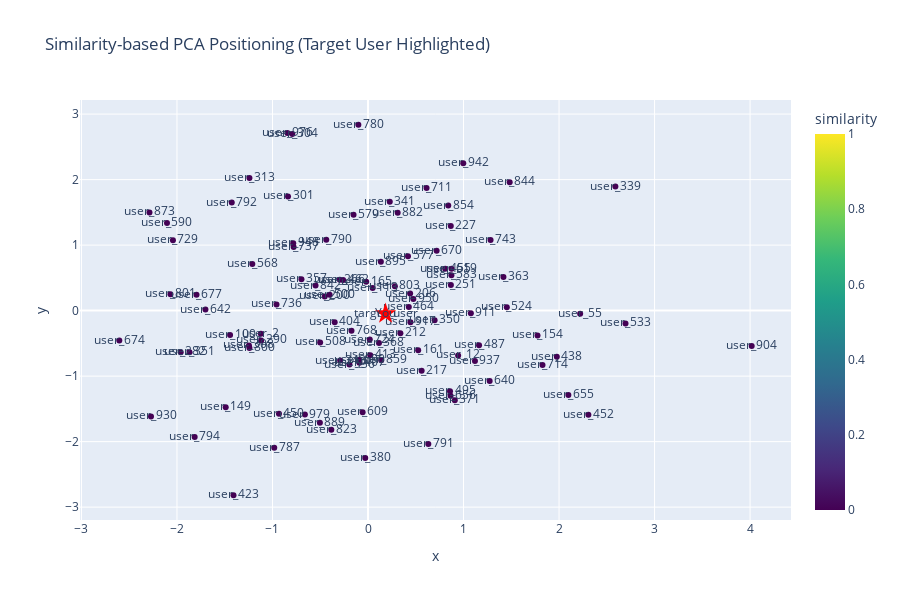

Notebook code cell kept with this figure:
### Code cell
import pandas as pd
import numpy as np
from sklearn.preprocessing import StandardScaler
from sklearn.metrics.pairwise import cosine_similarity
from sklearn.decomposition import PCA
import plotly.express as px

# 예시 데이터 생성
np.random.seed(0)
sample_size = 1000
feature_names = [
    "KDA",
    "cs_per_min",
    "gold_per_min",
    "xp_per_min",
    "damage_per_min",
    "damage_taken_per_min",
    "ka_per_min",
    "damage_efficiency",
    "survivability",
    "healthregen_per_min",
    "offensive_score",
    "defensive_score",
    "magic_score",
    "total_vamp",
    "haste_score",
    "wards_placed_per_min",
    "wards_killed_per_min",
    "vision_score_est",
]
X_full = pd.DataFrame(
    np.random.rand(sample_size, len(feature_names)), columns=feature_names
)
X_full["puuid"] = ["user_" + str(i) for i in range(sample_size)]

# 기준 유저 생성 (평균 기반)
target_puuid = "target_user"
X_target = pd.DataFrame(X_full[feature_names].mean()).T
X_target["puuid"] = target_puuid

# 전체 병합
X_all = pd.concat([X_full, X_target], ignore_index=True)

# 정규화
scaler = StandardScaler()
X_scaled = scaler.fit_transform(X_all[feature_names])

# 유사도 계산
similarities = cosine_similarity(X_scaled[-1].reshape(1, -1), X_scaled[:-1])[0]
X_full["similarity"] = similarities

# 유사도 Top 100명 추출
top_similar = X_full.sort_values("similarity", ascending=False).head(100).copy()

# PCA 변환
X_vis_scaled = scaler.transform(top_similar[feature_names])
pca = PCA(n_components=2)
X_pca = pca.fit_transform(X_vis_scaled)
top_similar["x"] = X_pca[:, 0]
top_similar["y"] = X_pca[:, 1]

# 기준 유저 위치
target_scaled = scaler.transform(X_target[feature_names])
target_pca = pca.transform(target_scaled)
target_df = pd.DataFrame(
    {
        "puuid": [target_puuid],
        "x": [target_pca[0, 0]],
        "y": [target_pca[0, 1]],
        "similarity": [1.0],
    }
)

# 병합
plot_df = pd.concat(
    [top_similar[["puuid", "x", "y", "similarity"]], target_df], ignore_index=True
)

# Plotly 시각화
fig = px.scatter(
    plot_df,
    x="x",
    y="y",
    color="similarity",
    hover_data=["puuid", "similarity"],
    text="puuid",
    color_continuous_scale="Viridis",
    title="Similarity-based PCA Positioning (Target User Highlighted)",
)

# 기준 유저 강조
target_trace = px.scatter(
    target_df, x="x", y="y", hover_data=["similarity"], text=["You"]
)
target_trace.update_traces(marker=dict(size=16, color="red", symbol="star"))
fig.add_trace(target_trace.data[0])
fig.update_layout(height=600, width=900)
fig.show()

### Figure 1 — Plotly figure (JSON) as saved in the notebook; plotly's stock layout.template omitted (floating-point values rounded to 4 significant figures; data arrays with more than 128 entries replaced by an {"elided": "..."} marker saying what was removed)
{"data": [{"customdata": {"elided": "101x2 mixed values"}, "hovertemplate": "x=%{x}<br>y=%{y}<br>puuid=%{customdata[0]}<br>similarity=%{marker.color}<extra></extra>", "legendgroup": "", "marker": {"color": [1.038e-16, 9.128e-17, 8.779e-17, 8.651e-17, 8.61e-17, 8.534e-17, 8.454e-17, 8.238e-17, 8.138e-17, 8.134e-17, 8.063e-17, 8.009e-17, 7.901e-17, 7.84e-17, 7.84e-17, 7.731e-17, 7.616e-17, 7.616e-17, 7.54e-17, 7.527e-17, 7.504e-17, 7.459e-17, 7.414e-17, 7.363e-17, 7.349e-17, 7.337e-17, 7.333e-17, 7.305e-17, 7.295e-17, 7.188e-17, 7.18e-17, 7.068e-17, 7.052e-17, 7.049e-17, 7.043e-17, 7.024e-17, 7.011e-17, 6.998e-17, 6.989e-17, 6.961e-17, 6.954e-17, 6.952e-17, 6.937e-17, 6.933e-17, 6.929e-17, 6.914e-17, 6.913e-17, 6.881e-17, 6.874e-17, 6.864e-17, 6.853e-17, 6.838e-17, 6.831e-17, 6.788e-17, 6.782e-17, 6.752e-17, 6.75e-17, 6.739e-17, 6.735e-17, 6.733e-17, 6.702e-17, 6.673e-17, 6.668e-17, 6.662e-17, 6.66e-17, 6.652e-17, 6.628e-17, 6.585e-17, 6.583e-17, 6.545e-17, 6.541e-17, 6.54e-17, 6.536e-17, 6.533e-17, 6.52e-17, 6.52e-17, 6.482e-17, 6.437e-17, 6.437e-17, 6.432e-17, 6.427e-17, 6.414e-17, 6.403e-17, 6.395e-17, 6.391e-17, 6.376e-17, 6.372e-17, 6.348e-17, 6.328e-17, 6.328e-17, 6.288e-17, 6.28e-17, 6.275e-17, 6.242e-17, 6.202e-17, 6.19e-17, 6.178e-17, 6.176e-17, 6.175e-17, 6.16e-17, 1], "coloraxis": "coloraxis", "symbol": "circle"}, "mode": "markers+text", "name": "", "orientation": "v", "showlegend": false, "text": ["user_357", "user_736", "user_450", "user_656", "user_462", "user_413", "user_790", "user_948", "user_467", "user_768", "user_200", "user_854", "user_590", "user_227", "user_165", "user_577", "user_642", "user_455", "user_149", "user_640", "user_301", "user_942", "user_801", "user_350", "user_380", "user_508", "user_12", "user_290", "user_212", "user_729", "user_304", "user_737", "user_917", "user_266", "user_743", "user_619", "user_674", "user_579", "user_308", "user_979", "user_533", "user_950", "user_423", "user_154", "user_371", "user_803", "user_452", "user_911", "user_368", "user_930", "user_100", "user_343", "user_55", "user_487", "user_711", "user_889", "user_800", "user_500", "user_714", "user_282", "user_2", "user_873", "user_882", "user_206", "user_794", "user_895", "user_690", "user_363", "user_842", "user_791", "user_524", "user_792", "user_339", "user_655", "user_823", "user_859", "user_438", "user_609", "user_844", "user_404", "user_780", "user_251", "user_568", "user_161", "user_976", "user_113", "user_670", "user_217", "user_464", "user_904", "user_351", "user_724", "user_313", "user_341", "user_536", "user_937", "user_677", "user_787", "user_495", "user_583", "target_user"], "type": "scatter", "x": [-0.6967, -0.958, -0.9321, 0.8641, -0.2606, 0.02389, -0.437, -0.783, -0.09003, -0.1728, -0.4535, 0.8402, -2.105, 0.8667, -0.01898, 0.4186, -1.702, 0.808, -1.49, 1.274, -0.8374, 0.9974, -2.068, 0.6971, -0.0287, -0.501, 0.9434, -1.119, 0.339, -2.042, -0.7919, -0.7788, 0.444, -0.2955, 1.283, 0.8747, -2.604, -0.1515, -1.246, -0.6606, 2.696, 0.4744, -1.408, 1.775, 0.9085, 0.2813, 2.307, 1.077, 0.1148, -2.272, -1.444, -0.2913, 2.221, 1.163, 0.613, -0.5038, -1.241, -0.4018, 1.827, -1.961, -1.122, -2.288, 0.3106, 0.4411, -1.815, 0.1345, -0.09381, 1.418, -0.5493, 0.6314, 1.453, -1.426, 2.59, 2.098, -0.3841, 0.1386, 1.977, -0.05664, 1.483, -0.3488, -0.1011, 0.8678, -1.211, 0.5254, -0.8438, 0.04851, 0.7184, 0.5616, 0.4272, 4.017, -1.869, 0.01839, -1.241, 0.2279, -0.1943, 1.12, -1.795, -0.9816, 0.8584, 0.8732, 0.1836], "xaxis": "x", "y": [0.4776, 0.09443, -1.573, -1.299, 0.4688, -0.683, 1.083, 1.028, -0.7952, -0.3063, 0.2166, 1.603, 1.337, 1.293, 0.4401, 0.8294, 0.01667, 0.6389, -1.474, -1.075, 1.742, 2.25, 0.2513, -0.1455, -2.251, -0.4863, -0.6839, -0.4558, -0.3468, 1.075, 2.695, 0.9726, -0.1778, 0.4716, 1.078, 0.6377, -0.458, 1.463, -0.5312, -1.586, -0.1962, 0.1781, -2.818, -0.3784, -1.367, 0.3733, -1.589, -0.04111, -0.4944, -1.616, -0.3732, -0.7626, -0.04756, -0.528, 1.871, -1.711, -0.5701, 0.2405, -0.8292, -0.6357, -0.3532, 1.499, 1.492, 0.2602, -1.929, 0.7479, -0.7516, 0.5131, 0.3831, -2.036, 0.05042, 1.649, 1.893, -1.288, -1.82, -0.7593, -0.7044, -1.55, 1.961, -0.1758, 2.837, 0.3926, 0.7111, -0.6056, 2.711, 0.3449, 0.9129, -0.9167, 0.05411, -0.5401, -0.6368, -0.4416, 2.023, 1.663, -0.8244, -0.7689, 0.2419, -2.093, -1.229, 0.5397, -0.0455], "yaxis": "y"}, {"customdata": [[1]], "hovertemplate": "x=%{x}<br>y=%{y}<br>text=%{text}<br>similarity=%{customdata[0]}<extra></extra>", "legendgroup": "", "marker": {"color": "red", "size": 16, "symbol": "star"}, "mode": "markers+text", "name": "", "orientation": "v", "showlegend": false, "text": ["You"], "type": "scatter", "x": [0.1836], "xaxis": "x", "y": [-0.0455], "yaxis": "y"}], "layout": {"coloraxis": {"colorbar": {"title": {"text": "similarity"}}, "colorscale": [[0, "#440154"], [0.1111, "#482878"], [0.2222, "#3e4989"], [0.3333, "#31688e"], [0.4444, "#26828e"], [0.5556, "#1f9e89"], [0.6667, "#35b779"], [0.7778, "#6ece58"], [0.8889, "#b5de2b"], [1, "#fde725"]]}, "height": 600, "legend": {"tracegroupgap": 0}, "title": {"text": "Similarity-based PCA Positioning (Target User Highlighted)"}, "width": 900, "xaxis": {"anchor": "y", "domain": [0, 1], "title": {"text": "x"}}, "yaxis": {"anchor": "x", "domain": [0, 1], "title": {"text": "y"}}}}
